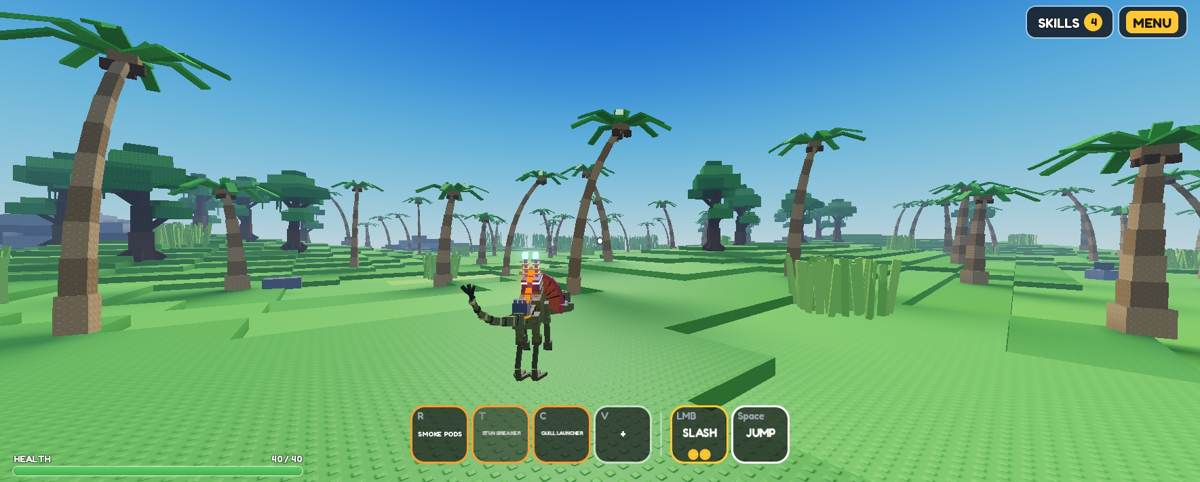
#> input picture tools/hardpoint_mockup/pc.jpg, 1200 x 482 px
$ python key.py ../hardpoint_mockup/pc.jpg
#> lines starting #> are read from the running program, lines starting #| are printed output that depends on the picture
import sys, numpy as np
from PIL import Image, ImageFilter
def key(path):
#> called with path = '../hardpoint_mockup/pc.jpg'
    im=np.asarray(Image.open(path).convert('RGB')).astype(np.float32)/255
    r,g,b=im[...,0],im[...,1],im[...,2]
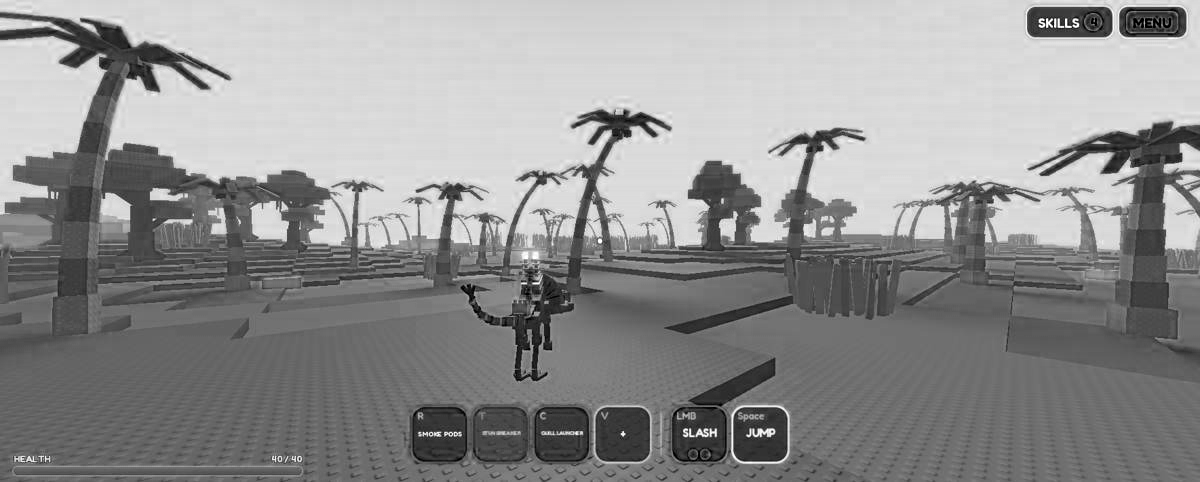
#> b: shape (482, 1200) float32; min 0, max 1, mean 0.569
    mx=im.max(-1); mn=im.min(-1); sat=(mx-mn)/(mx+1e-6)
#> after `mx = im.max(-1)`:
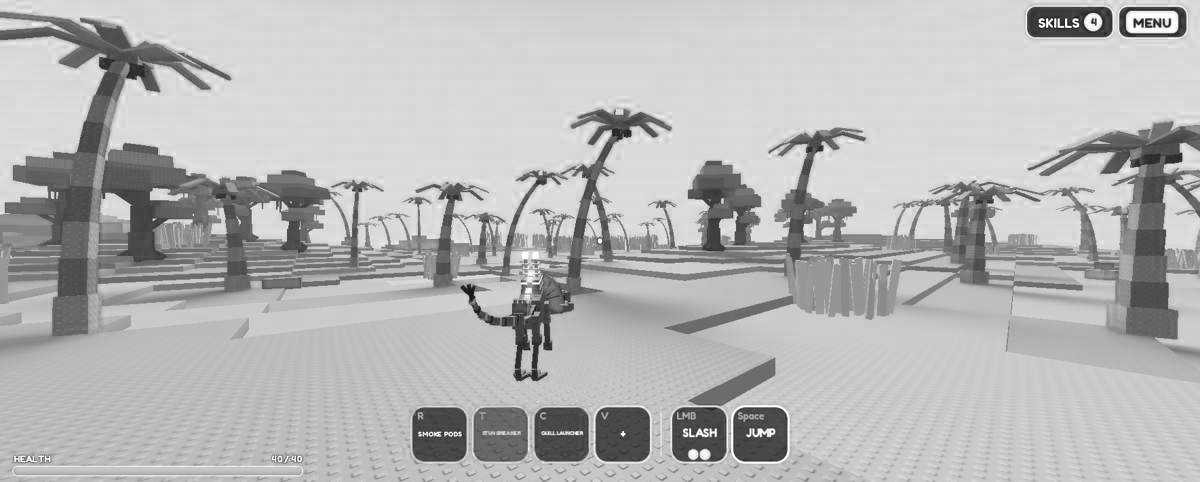
#> mx: shape (482, 1200) float32; min 0.00392, max 1, mean 0.715
#> after `mn = im.min(-1)`:
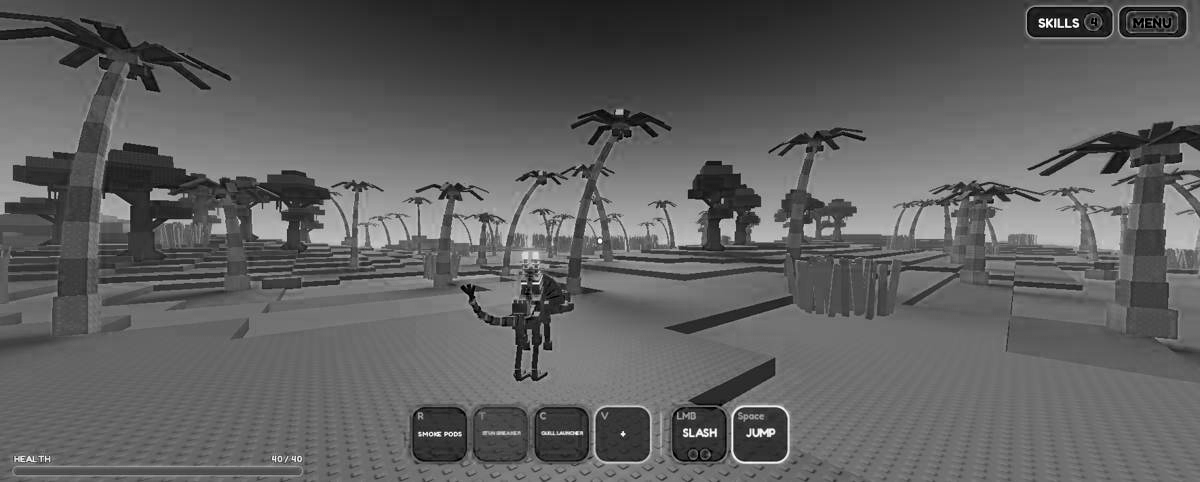
#> mn: shape (482, 1200) float32; min 0, max 0.996, mean 0.374
#> after `sat = (mx - mn) / (mx + 1e-06)`:
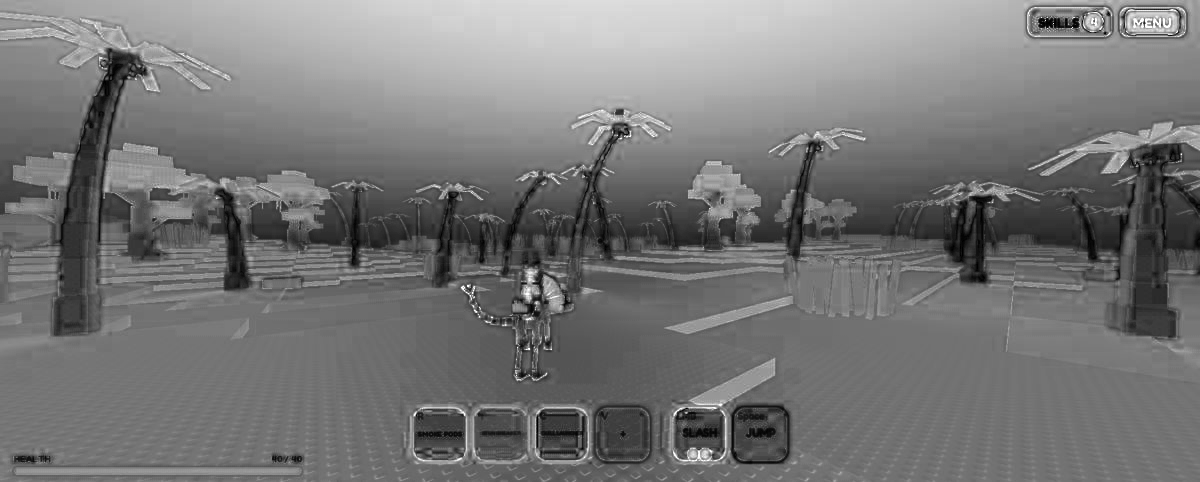
#> sat: shape (482, 1200) float32; min 0, max 1, mean 0.465
    # magenta-ness: r and b both above g
    m=np.minimum(r,b)-g
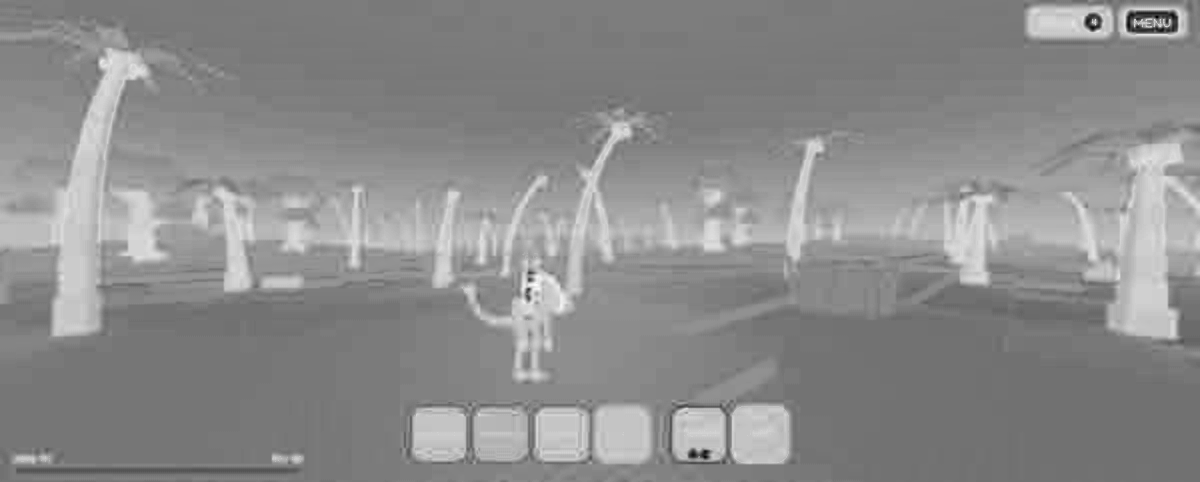
#> m: shape (482, 1200) float32; min -0.745, max 0.129, mean -0.264; drawn with min black and max white
    a=1-np.clip((m-0.06)/0.14,0,1)            # 0 = backdrop
    a=np.where(sat<0.25,1,a)                   # keep greys/whites
    # despill: pull r,b down to max(g, other) where magenta cast
    lim=np.maximum(g, np.minimum(r,b)*0)
    spill=np.clip(np.minimum(r,b)-g,0,None)
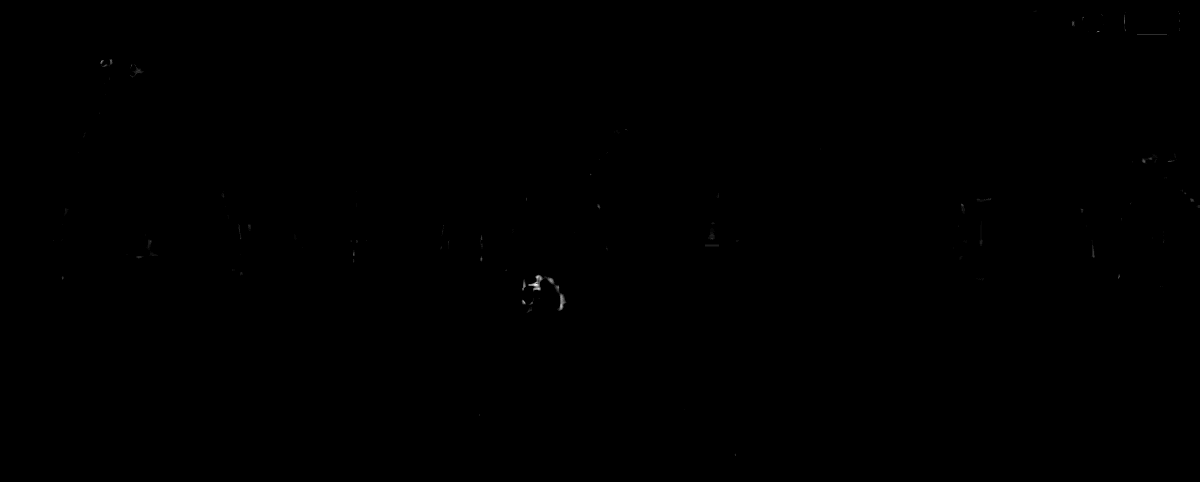
#> spill: shape (482, 1200) float32; min 0, max 0.129, mean 4.69e-05; drawn with min black and max white
    r2=r-spill*0.85; b2=b-spill*0.85
    out=np.stack([r2,g,b2],-1)
    A=Image.fromarray((a*255).astype(np.uint8)).filter(ImageFilter.MinFilter(3)).filter(ImageFilter.GaussianBlur(0.8))
    img=Image.fromarray((np.clip(out,0,1)*255).astype(np.uint8)).convert('RGBA'); img.putalpha(A)
    # remove top-left Roblox buttons area
    px=img.load()
    for y in range(0,70):
        for x in range(0,200): px[x,y]=(0,0,0,0)
    return img
if __name__=='__main__':
    for p in sys.argv[1:]:
        out=p.rsplit('/',1); key(p).save(out[0]+'/cut/'+out[1])
#> after `out = p.rsplit('/', 1)`:
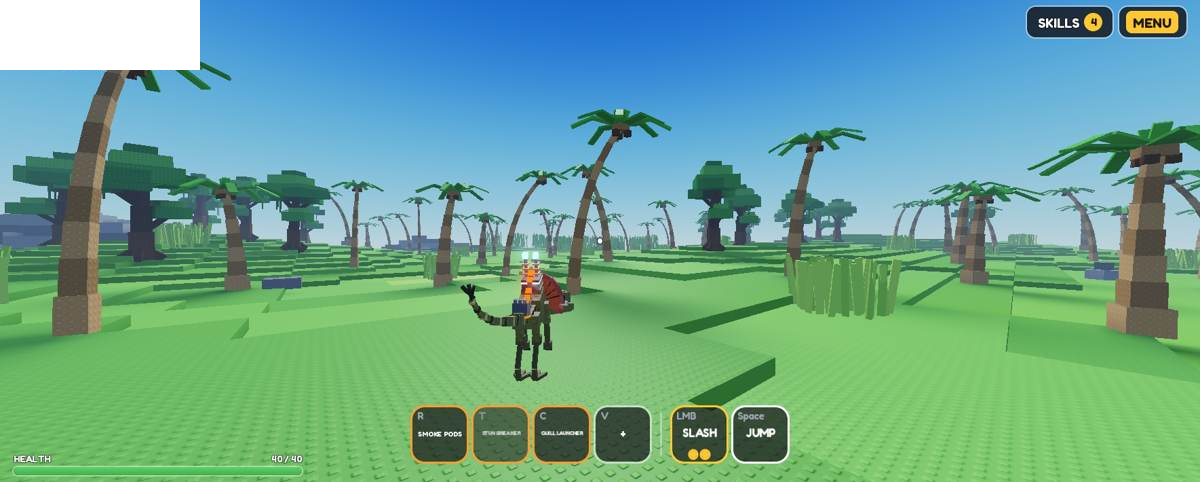
#> saved as pc.jpg: PIL image 1200x482 RGBA; mean R, G, B, A 100.3, 159.5, 141.3, 248.8; transparent parts drawn white
